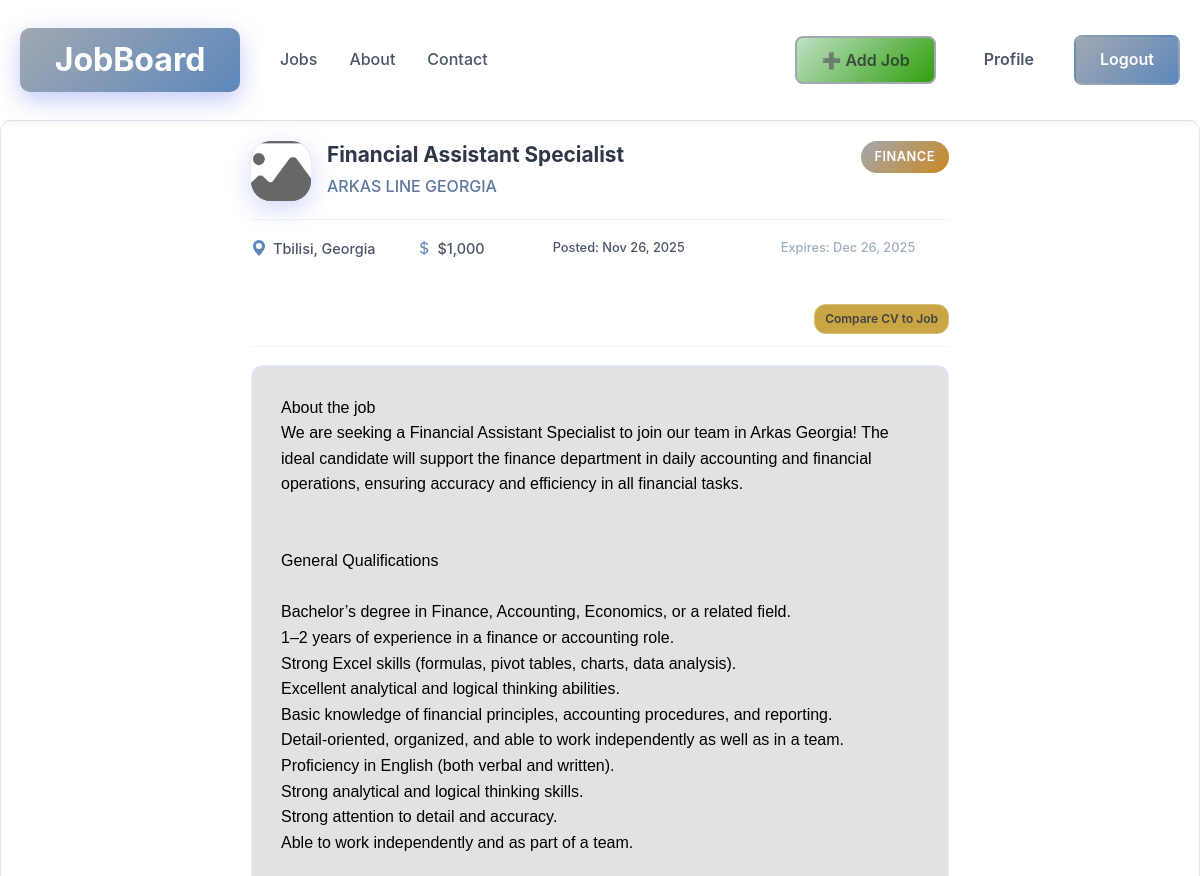
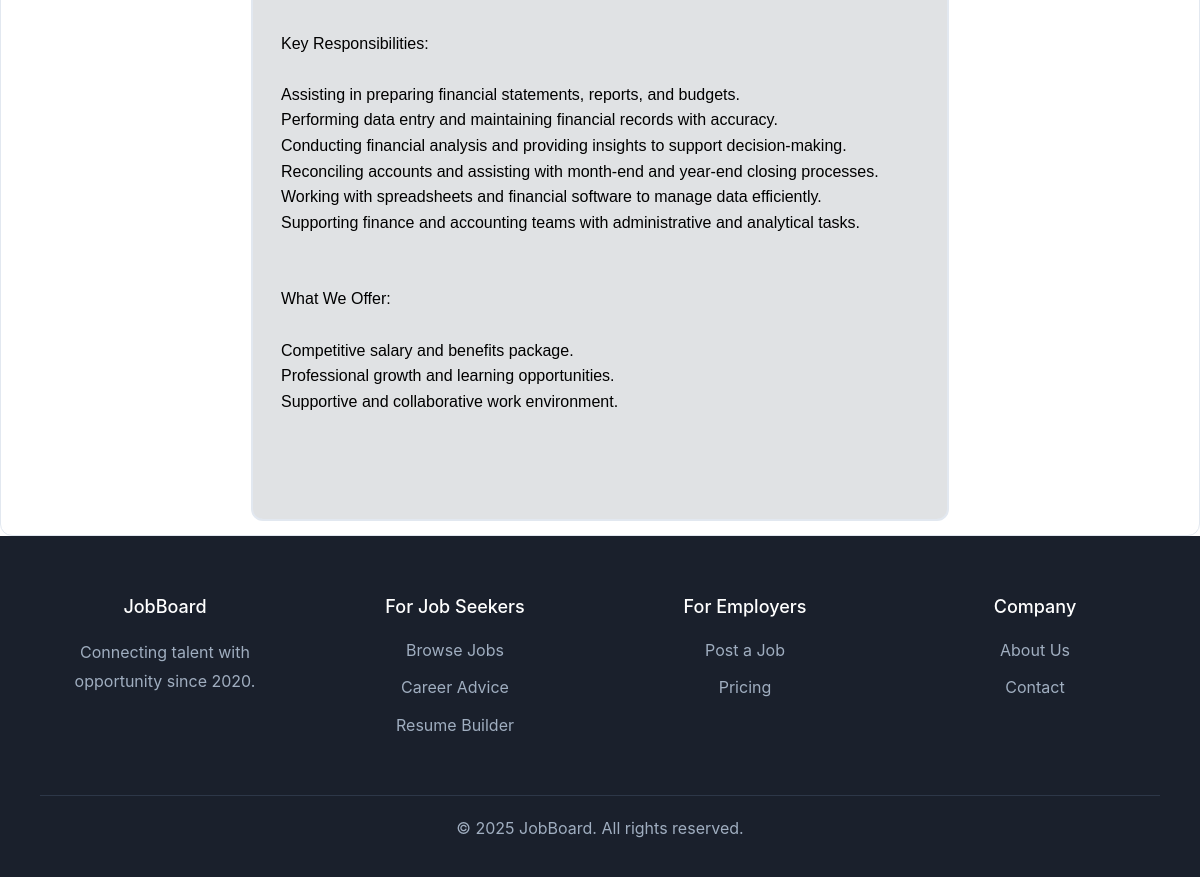
The app's page /job/6 (signed in) with its own data (2 pictures, top to bottom).
### models.py (models this page shows, shortened)
class User(db.Model,UserMixin):
    id=db.Column(db.Integer,primary_key=True)
    firstname = db.Column(db.String(20), nullable=False)
    lastname = db.Column(db.String(20), nullable=False)
    username = db.Column(db.String(20), unique=True, nullable=False)
    email = db.Column(db.String(50), unique=True, nullable=False)
    password = db.Column(db.String(60),nullable=False)
    image_file = db.Column(db.String(30), nullable=False, default='default.jpg')
    registration_date=db.Column(db.Date, nullable=False, default=date.today)
    jobs = db.relationship('Job', backref='author', lazy=True)

class Job(db.Model):
    id = db.Column(db.Integer, primary_key=True)
    title = db.Column(db.String(100), nullable=False)
    date_posted = db.Column(db.Date, nullable=False, default=date.today)
    date_expire = db.Column(db.Date, nullable=False, default=lambda: date.today() + timedelta(days=30))
    short_description = db.Column(db.Text, nullable=False)
    full_description = db.Column(db.Text, nullable=False)
    company = db.Column(db.String(100), nullable=False)
    salary = db.Column(db.Integer, nullable=True, default=1000)
    location = db.Column(db.String(100), nullable=False)
    category = db.Column(db.String(50), nullable=False)
    user_id = db.Column(db.Integer, db.ForeignKey('user.id'), nullable=False)

### routes.py (the view)
@app.route('/job/<int:job_id>')
@login_required
def job_detail_page(job_id):
    job = Job.query.get_or_404(job_id)
    return render_template('jobdescription.html', job_detail=job)

### app.py (called while the page is built)
@login_manager.user_loader
def load_user(user_id):
    return User.query.get(int(user_id))

### templates/jobdescription.html (shortened to what this page needs)
{% extends "base.html" %}
{% block content %}
    <div class="job-detail-card">
        <div class="job-card-header">
            <div class="avatar" style="width: 60px; height: 60px; font-size: 40px; border-radius: 20px; overflow: hidden;">
                <img src="{{ url_for('static', filename='../static/images/'+job_detail.author.image_file) }}" alt="Logo" style="width: 100%; height: 100%; object-fit: cover;">
            </div>
            <div class="job-info">
                <h3 class="job-title">{{ job_detail.title }}</h3>
                <a href="{{ url_for('home_page', company=job_detail.company) }}" class="company-name">{{ job_detail.company }}</a>
            </div>
            <span class="job-category-badge">{{ job_detail.category }}</span>
        </div>
        <div class="job-details">
            <span class="job-detail-item">
                <svg width="16" height="16" fill="currentColor" viewBox="0 0 16 16">
                    <path d="M8 16s6-5.686 6-10A6 6 0 0 0 2 6c0 4.314 6 10 6 10zm0-7a3 3 0 1 1 0-6 3 3 0 0 1 0 6z"/>
                </svg>
                {{ job_detail.location }}
            </span>
                {% if job_detail.salary %}
            <span class="job-detail-item">
                ${{ "{:,}".format(job_detail.salary) }}
            </span>
            {% endif %}
            <span class="posted-date" >Posted: {{ job_detail.date_posted.strftime('%b %d, %Y') if job_detail.date_posted else 'N/A' }}</span>
            <span class="expire-date" >Expires: {{ job_detail.date_expire.strftime('%b %d, %Y') if job_detail.date_expire else 'N/A' }}</span>
            <a href="{{ url_for('cv_compare_page',job_id=job_detail.id) }}" class="remove-filter-btn right-links">Compare CV to Job </a>
        </div>
        <div>
            <div class="job-description">{{job_detail.full_description}}
            </div>
        </div>
    </div>
{% endblock %}

### static/css/style.css (style rules this page uses)
* { margin: 0; padding: 0; box-sizing: border-box; }
body { font-family: -apple-system, BlinkMacSystemFont, 'Segoe UI', Roboto, Oxygen, Ubuntu, Cantarell, sans-serif; line-height: 1.6; color: #2d3748; min-height: 100vh; display: flex; flex-direction: column; }
body > nav, body > section, body > main, body > div:not(.footer) { flex-shrink: 0; }
.right-links { display: flex; gap: 16px; margin-left: auto !important; padding-right: 0; margin-right: 0; }
.avatar { width: 120px; height: 120px; margin: 0 auto; background: linear-gradient(135deg, #A1A8B2 0%, #5D88BB 100%); border-radius: 50%; display: flex; align-items: center; justify-content: center; color: white; font-size: 32px; font-weight: 700; box-shadow: 0 8px 24px rgba(102, 126, 234, 0.3); }
.job-card-header { display: flex; gap: 16px; margin-bottom: 18px; align-items: flex-start; }
.job-info { flex: 1; }
.job-title { font-size: 1.3rem; font-weight: 700; color: #2d3748; margin-bottom: 6px; line-height: 1.3; }
.company-name { color: #5d78a1; font-size: 1rem; margin: 0; font-weight: 500; text-decoration: none; }
.job-category-badge { padding: 6px 14px; background: linear-gradient(135deg, #A1A8B2 0%, #cc8823 100%); color: white; border-radius: 20px; font-size: 0.8rem; font-weight: 600; text-transform: uppercase; letter-spacing: 0.5px; white-space: nowrap; }
.job-details { display: flex; flex-wrap: wrap; gap: 40px; margin-bottom: 18px; padding: 12px 0; border-top: 1px solid #f1f5f9; border-bottom: 1px solid #f1f5f9; }
.job-detail-item { display: flex; align-items: center; gap: 6px; font-size: 0.9rem; color: #4a5568; font-weight: 500; }
.job-detail-item svg { flex-shrink: 0; color: #5D88BB; }
.job-description { white-space: pre-wrap; word-wrap: break-word; font-family: Arial, sans-serif; color: #000000; background:#e0e2e4; padding: 28px; border: 2px solid #e2e8f0; border-radius: 12px; line-height: 1.6; margin-bottom: 14px; font-size: 16px; font-weight: 200; }
.job-detail-card { padding-top: 20px; padding-left: 250px; padding-right: 250px; border: 1px solid #e2e8f0; border-radius: 12px; transition: all 0.3s; background: white; }
.posted-date, .expire-date { padding: 6px 28px; font-size: 0.8rem; color: #718096; font-weight: 500; }
.posted-date { color: #4a5568; }
.expire-date { color: #a0aec0; }
.remove-filter-btn { padding: 4px 10px; background: rgba(182, 134, 2, 0.733); color: rgb(66, 66, 66); text-decoration: none; border-radius: 12px; font-size: 0.75rem; font-weight: 600; transition: all 0.2s; border: 1px solid rgba(255, 255, 255, 0.3); }

### records on screen
User: image_file (placeholder picture)
Job: title "Financial Assistant Specialist", company "ARKAS LINE GEORGIA", category "FINANCE", location "Tbilisi, Georgia", salary "1,000", date_posted "Nov 26, 2025", date_expire "Dec 26, 2025", full_description "About the job We are seeking a Financial Assistant Specialist to join our team in Arkas Georgia! The ideal candidate will support the finance department in daily accounting and financial operations, ensuring accuracy and efficiency in all financial tasks. General Qualifications Bachelor’s degree in Finance, Accounting, Economics, or a related field. 1–2 years of experience in a finance or accounting role. Strong Excel skills (formulas, pivot tables, charts, data analysis). Excellent analytical and logical thinking abilities. Basic knowledge of financial principles, accounting procedures, and reporting. Detail-oriented, organized, and able to work independently as well as in a team.…"
